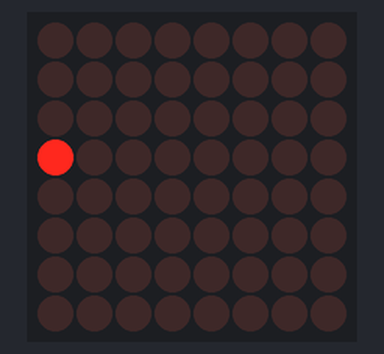
This sketch was run on a simulated Arduino Uno, built with avr-gcc and run on an emulated ATmega328P. On the bench: 8×8 LED matrix.

Above: at 0.1 s.
At 1.1 s:
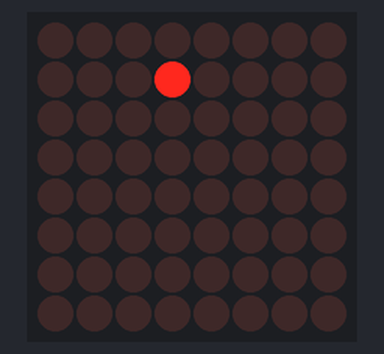
At 1.6 s:
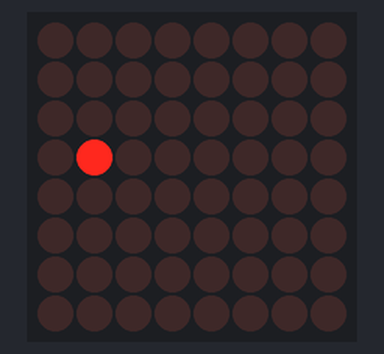
At 2.6 s:
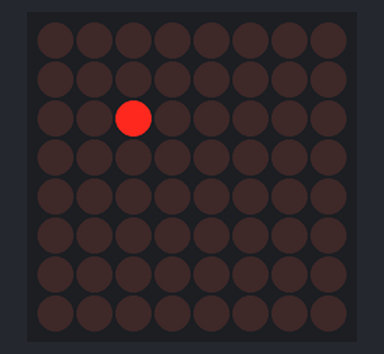
At 3.6 s:
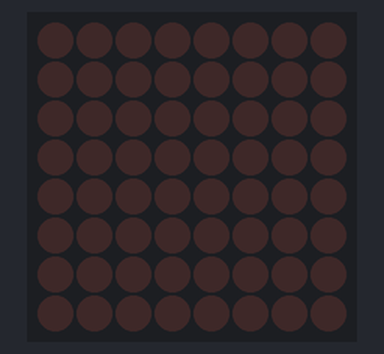
At 7.6 s:
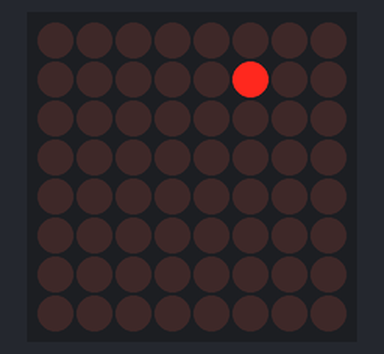

The sketch:

Matrix_array_dots_functions.ino
```cpp
#include "LedControl.h"
LedControl lc=LedControl(12,10,11,1);
void setup() {
  lc.shutdown(0,false);
  lc.setIntensity(0,8);
  lc.clearDisplay(0);
}
int rows[7] =    {3,1,1,3,1,2,2}; //new
int columns[7] = {0,5,3,1,7,2,3}; //changed
void sequence(){
  for(int p=0; p<sizeof(columns); p++){
    lc.setLed(0,rows[p],columns[p],true); //changed
    delay(500);
    lc.setLed(0,rows[p],columns[p],false); //changed
  }
  }
void loop(){
  sequence();
}
```

Measured:
- by itself, everything shown: repeats every 7.0 s, in 8 steps
- what the display in image 1 shows lasts 0.5 s, from 1.0 s to 1.5 s
- what the display in image 4 shows lasts 3.5 s, from 3.5 s to 7.0 s
